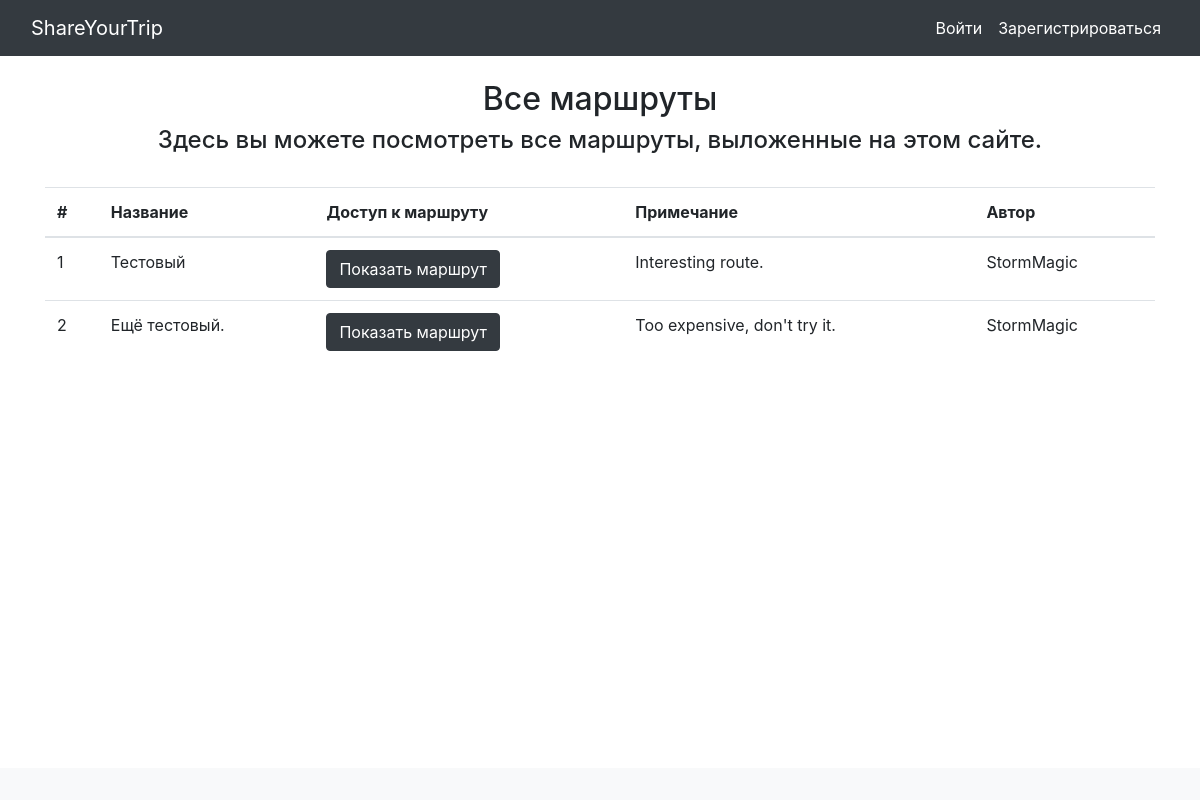
The app's page /all_routes, older data.
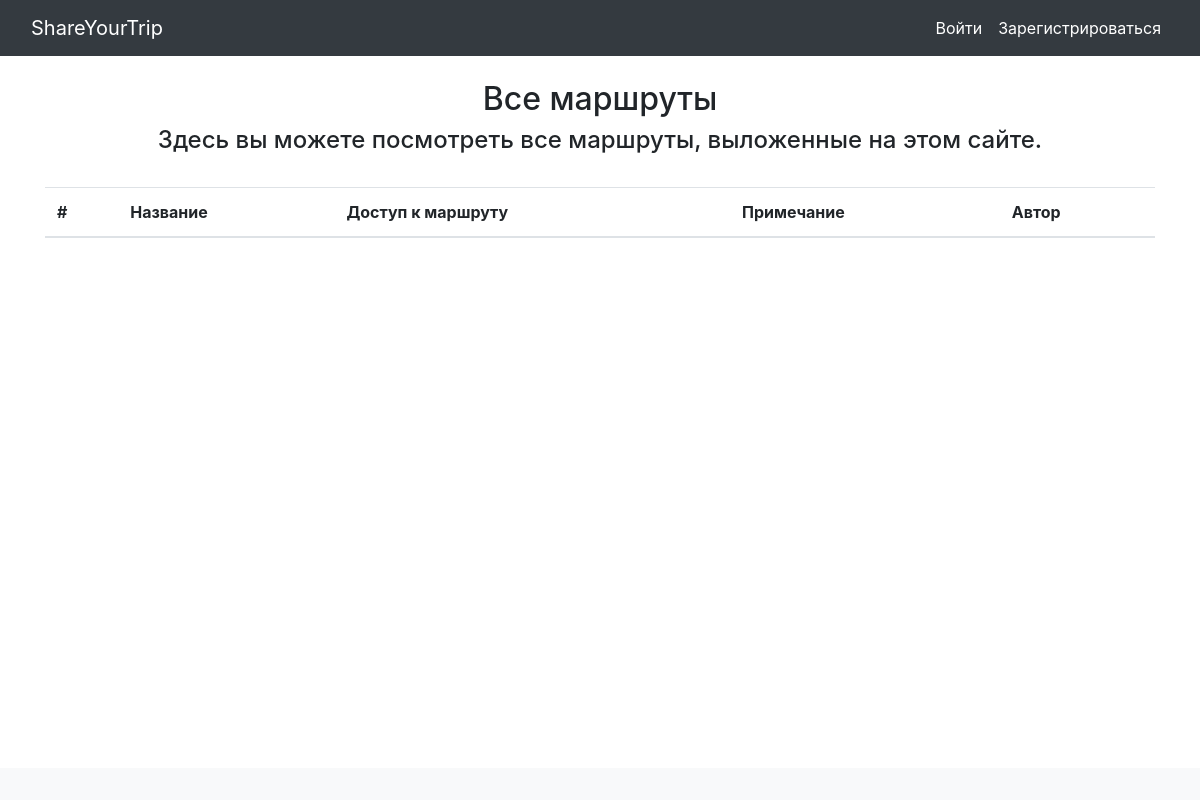
The same page, newer data.
### data/routes.py (models this page shows)
class Route(SqlAlchemyBase):
    __tablename__ = 'routes'
    id = sqlalchemy.Column(sqlalchemy.Integer, primary_key=True,
                                               autoincrement=True)
    name = sqlalchemy.Column(sqlalchemy.String)
    coordinates = sqlalchemy.Column(sqlalchemy.String)
    time_hours = sqlalchemy.Column(sqlalchemy.Float)
    budget = sqlalchemy.Column(sqlalchemy.Float)
    remarks = sqlalchemy.Column(sqlalchemy.String)
    author = sqlalchemy.Column(sqlalchemy.Integer, sqlalchemy.ForeignKey('users.id'))

### data/users.py (models this page shows, shortened)
class User(SqlAlchemyBase, UserMixin, SerializerMixin):
    __tablename__ = 'users'
    id = sqlalchemy.Column(sqlalchemy.Integer, nullable=False,
                                               primary_key=True,
                                               autoincrement=True)
    login = sqlalchemy.Column(sqlalchemy.String)
    hashed_password = sqlalchemy.Column(sqlalchemy.String)

### main.py (the view)
@login_required
@app.route("/all_routes")
def all_routes():
    db_sess = db_session.create_session()
    routes = db_sess.query(Route).all()
    users = db_sess.query(User).all()
    return render_template("all_routes.html", title="Все маршруты",
                           r=routes, u=users)

### data/db_session.py (called while the page is built)
def create_session() -> Session:
    global __factory
    return __factory()

### templates/all_routes.html
{% extends 'base.html' %}
{% block content %}
<div class="container mt-4 mb-4">
    <h2 class="text-center">Все маршруты</h2>
    <h4 class="text-center">Здесь вы можете посмотреть все маршруты, выложенные на этом сайте.</h4><br>
    <table class="table">
        <thead>
            <tr>
                <th scope="col">#</th>
                <th scope="col">Название</th>
                <th scope="col">Доступ к маршруту</th>
                <th scope="col">Примечание</th>
                <th scope="col">Автор</th>
            </tr>
        </thead>
        <tbody>
            {% for route in r %}
            <tr>
                <td>{{ route.id }}</td>
                <td>{{ route.name }}</td>
                <td><a class="btn btn-dark" href="/route/{{ route.id }}">Показать маршрут</a></td>
                <td>{{ route.remarks }}</td>
                <td>{{ u[route.author - 1].login }}</td>
            </tr>
            {% endfor %}
        </tbody>
    </table>
</div>
{% endblock %}

### templates/base.html (shortened to what this page needs)
<!DOCTYPE html>
<html lang="ru" class="h-100">
    <head>
        <link rel="stylesheet" href="https://cdn.jsdelivr.net/npm/bootstrap@4.5.3/dist/css/bootstrap.min.css">
        <link rel="stylesheet" href="../static/css/style.css">
    </head>
    <body class="d-flex flex-column h-100">
        <header>
            <nav class="navbar navbar-expand-md navbar-dark bg-dark">
                <div class="container-fluid">
                    <a class="navbar-brand" href="/">ShareYourTrip</a>
                    <div class="collapse navbar-collapse" id="navbarCollapse">
                        <ul class="navbar-nav mb-2 mb-md-0 ml-auto justify-content-center">
                        {% if current_user.is_authenticated %}
                            <li class="nav-item active">
                                <a class="nav-link" aria-current="page" href="/show_main">Карта</a>
                            </li>
                            <li class="nav-item active">
                                <a class="nav-link" aria-current="page" href="/add_new_route">Создать новый маршрут</a>
                            </li>
                            <li class="nav-item active">
                                <a class="nav-link" aria-current="page" href="/all_routes">Все маршруты</a>
                            </li>
                            <li class="nav-item active">
                                <a class="nav-link" aria-current="page" href="/profile">Профиль</a>
                            </li>
                            <li class="nav-item active">
                                <a class="nav-link" aria-current="page" href="/confirm_logout">Выйти</a>
                            </li>
                        {% else %}
                            <li class="nav-item active">
                                <a class="nav-link" aria-current="page" href="/login">Войти</a>
                            </li>
                            <li class="nav-item active">
                                <a class="nav-link" aria-current="page" href="/signup">Зарегистрироваться</a>
                            </li>
                        {% endif %}
                        </ul>
                    </div>
                </div>
            </nav>
        </header>
        <main class="flex-shrink-0">
            {% block content %}{% endblock %}
        </main>
        <footer class="footer mt-auto py-3 bg-light">
        </footer>
    </body>
</html>

Row changes from the older to the newer data that the page shows:
removed Route: id "1", name "Тестовый", remarks "Interesting route.", author.login "StormMagic"
removed Route: id "2", name "Ещё тестовый.", remarks "Too expensive, don't try it.", author.login "StormMagic"
